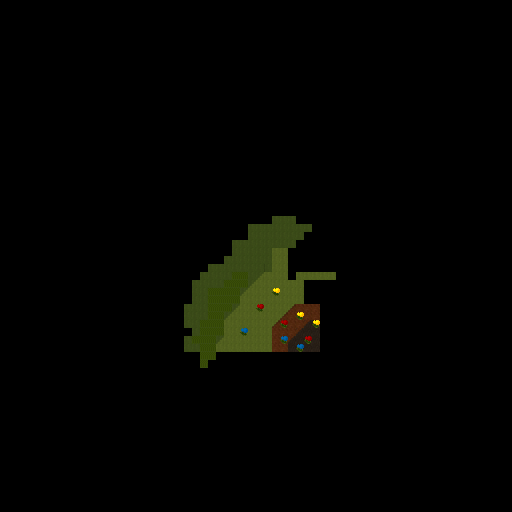

A 2D game scene composited from a Tiled map and its tileset images. What follows is a short description and the map's XML, with each tile layer's data collapsed to a summary:
An orthogonal 64x64 tile map with 8x8 px tiles, 2 tile layers (Tile Layer 1, Tile Layer 2).

<map version="1.0" orientation="orthogonal" width="64" height="64" tilewidth="8" tileheight="8">
 <tileset firstgid="1" name="Terrain" tilewidth="8" tileheight="8">
  <image source="tileSheet.png" width="64" height="72" />
 </tileset>
 <layer name="Tile Layer 1" width="64" height="64">
  <data>[4096 cells, 213 non-empty, 8 distinct tile ids]</data>
 </layer>
 <layer name="Tile Layer 2" width="64" height="64">
  <data>[4096 cells, 41 non-empty, 4 distinct tile ids]</data>
 </layer>
</map>
